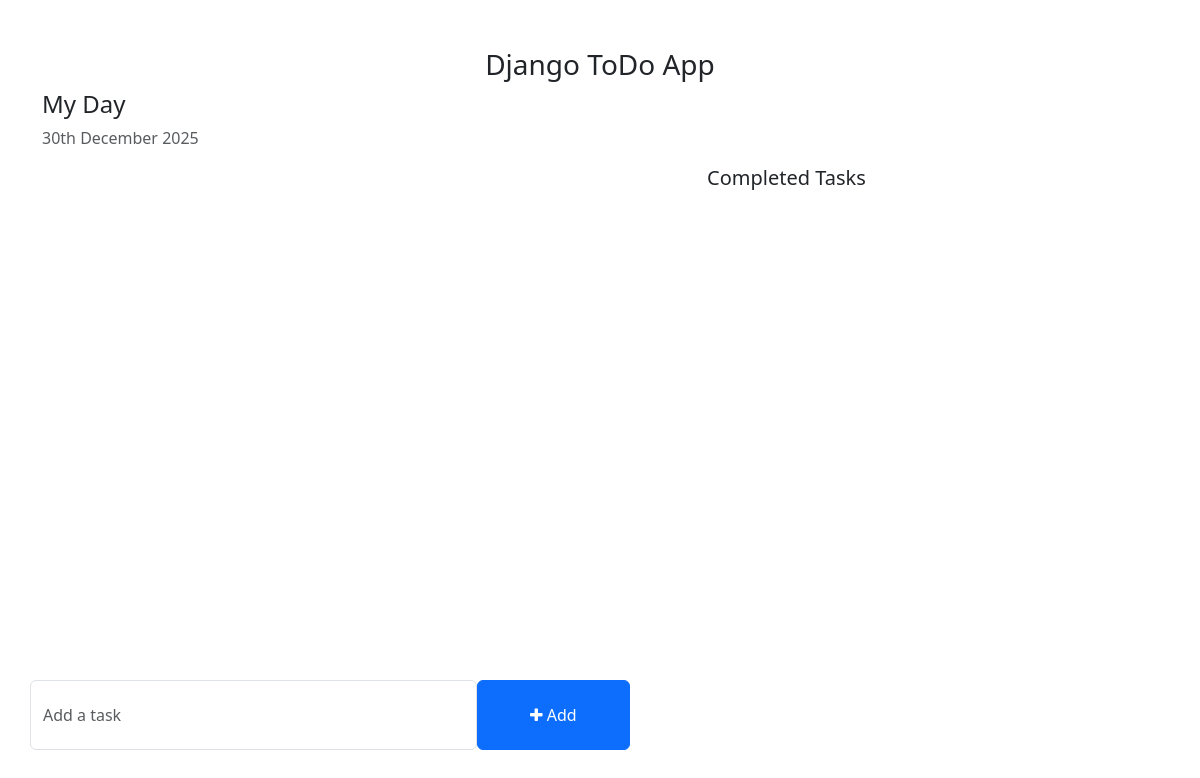
The app's page /, older data.
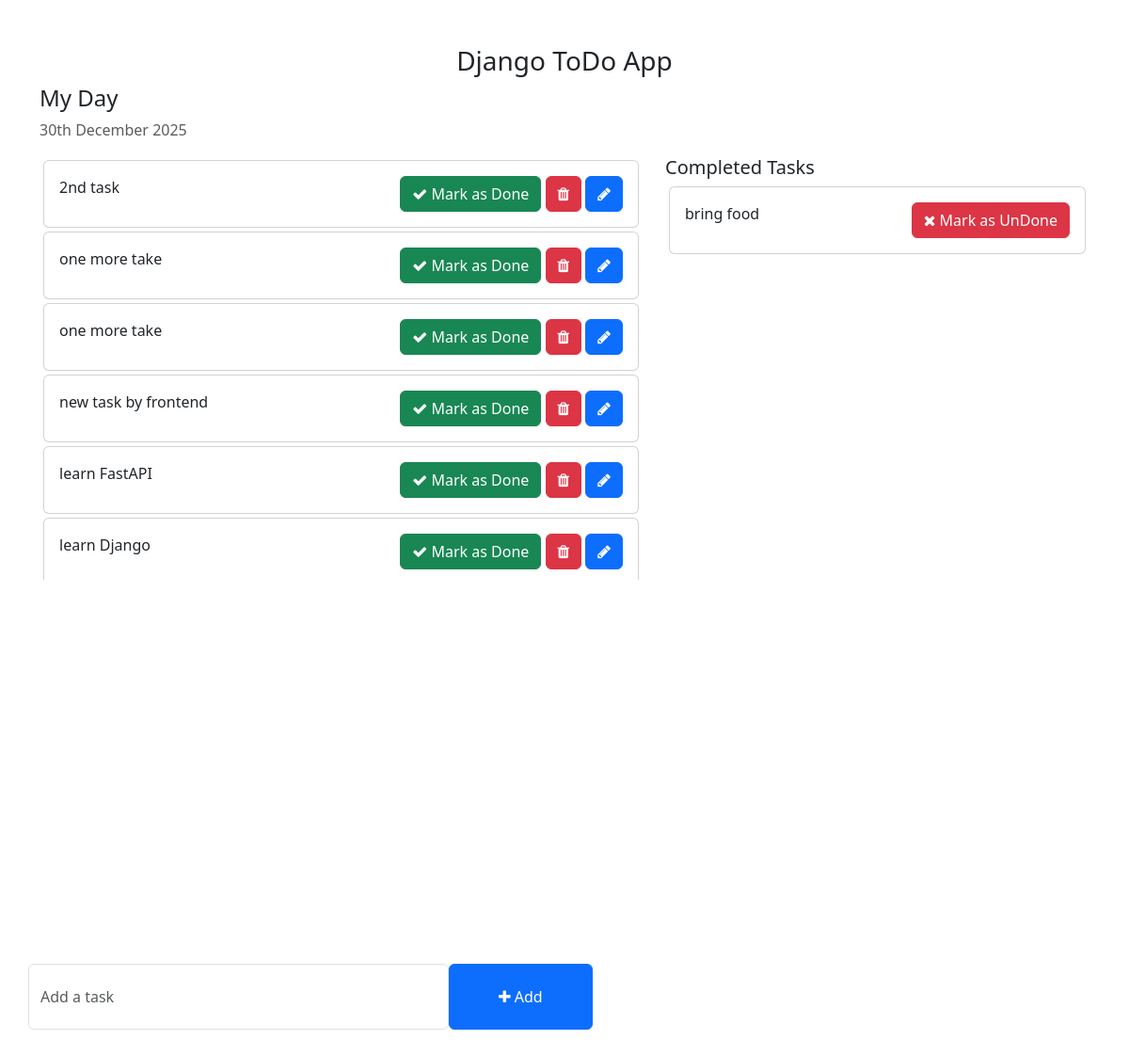
The same page, newer data.
### todo_app/models.py (models this page shows)
class Tasks(models.Model):
    task = models.CharField(max_length=300)
    is_completed = models.BooleanField(default=False)
    created_on = models.DateTimeField(auto_now_add=True)
    updated_on = models.DateTimeField(auto_now=True)
    def __str__(self):
        return self.task

### ToDo_main/views.py (the view)
# urls.py: 2. Add a URL to urlpatterns:  path('', views.home, name='home')
def home(request):
    in_complete_tasks = Tasks.objects.filter(is_completed=False).order_by("-created_on")
    completed_tasks = Tasks.objects.filter(is_completed=True).order_by("created_on")
    context = {
        "in_complete_tasks": in_complete_tasks,
        "completed_tasks": completed_tasks,
    }
    return render(request, "home.html", context)

### templates/home.html (shortened to what this page needs)
<!DOCTYPE html>
<html lang="en">
<head>
    <link href="https://cdn.jsdelivr.net/npm/bootstrap@5.3.0-alpha1/dist/css/bootstrap.min.css" rel="stylesheet"
>
    <link rel="stylesheet" href="https://cdnjs.cloudflare.com/ajax/libs/font-awesome/4.7.0/css/font-awesome.min.css">
</head>
<body>
    <div class="container">
        <h3 class="pt-5 text-center">Django ToDo App</h3>
        <div class="row">
            <h4>My Day</h4>
            <p class="text-muted">{% now "jS F Y" %}</p>
            <div class="col-md-7 col-lg-7" style="height: 450px; overflow: scroll;">
                {% for currenttask in in_complete_tasks %}
                <div class="card m-1">
                    <div class="card-body">
                        {{currenttask.task}}
                        <span style="position: relative; float: right;">
                            <a href="{% url 'mark_as_done' currenttask.pk %}" class="btn btn-success"><i
                                    class="fa fa-check"></i> Mark
                                as Done</a>
                            <a href="{% url 'deleteTask' currenttask.pk %}" class="btn btn-danger"><i
                                    class="fa fa-trash"></i></a>
                            <a href="{% url 'edit_todo_task' currenttask.pk %}" class="btn btn-primary"><i
                                    class="fa fa-pencil"></i></a>
                        </span>
                    </div>
                </div>
                {% endfor %}
            </div>
            <div class="col-md-5 col-lg-5">
                <h5>Completed Tasks</h5>
                {% for c_task in completed_tasks %}
                <div class="card m-1">
                    <div class="card-body">
                        {{c_task}}
                        <span style="position: relative; float: right;">
                            <a href="{% url 'mark_as_undone' c_task.pk %}" class="btn btn-danger"><i
                                    class="fa fa-times"></i> Mark
                                as UnDone</a>
                        </span>
                    </div>
                </div>
                {% endfor %}
            </div>
        </div>
        <div class="row">
            <div class="col-md-6 col-lg-6 p-0" style="position: absolute; bottom: 50px;">
                <form action="{% url 'addTask' %}" method="POST">
                    <div class="form-group">
                        <span style="display: flex;">
                            <input type="text" name="task" class="form-control" placeholder="Add a task">
                            <button type="submit" class="btn btn-primary" style="width: 200px;"><i
                                    class="fa fa-plus"></i>
                                Add</button>
                        </span>
                    </div>
                </form>
            </div>
        </div>
    </div>
</body>
</html>

Row changes from the older to the newer data that the page shows:
added Tasks: task "2nd task", shown under "My Day"
added Tasks: task "one more take", shown under "My Day"
added Tasks: task "one more take", shown under "My Day"
added Tasks: task "new task by frontend", shown under "My Day"
added Tasks: task "learn FastAPI", shown under "My Day"
added Tasks: task "learn Django", shown under "My Day"
added Tasks: task "bring food", shown under "Completed Tasks"
